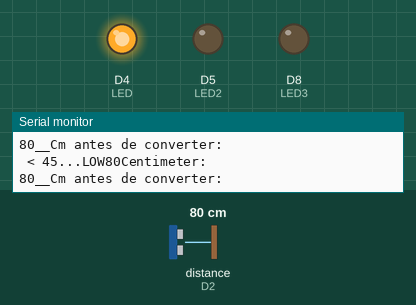
Recording of a sketch running on a simulated ESP8266 (NodeMCU). Shown: output pins drawn as LEDs (lit = HIGH), the last lines printed to the serial monitor. Wiring (inferred from the names in the program): ultrasonic range finder: trigger D1; echo D2. The test bench sets the inputs (shaded band); at power-on: distance to the obstacle (sensor on D2) 80 cm. The echo pulse lasts 58.3 µs per cm; pins used as bus, display or sensor lines are not drawn.

Above: at 1.2 s.
1.3 s: distance to the obstacle (sensor on D2) set to 33 cm
2.8 s: distance to the obstacle (sensor on D2) set to 27 cm
At 4.2 s:
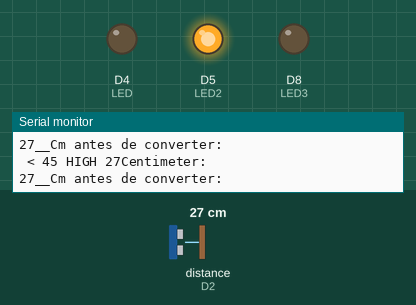
4.5 s: distance to the obstacle (sensor on D2) set to 35 cm
At 5.4 s:
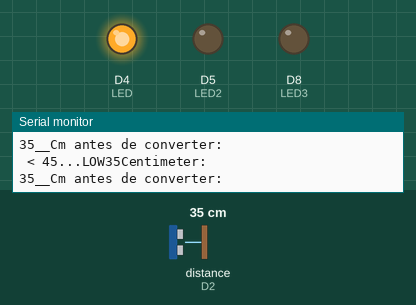
6.2 s: distance to the obstacle (sensor on D2) set to 2 cm
At 7.8 s:
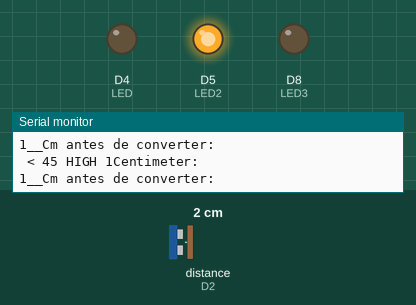
Timing chart, 0 to 9.0 s (numbered marks = the images above; inputs shaded):
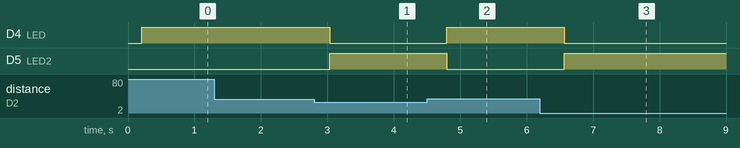

Measured:
- the behaviour switches between 31 and 30 cm on distance to the obstacle (sensor on D2) (found by bisection; images 0 and 1)
- after the input at 2.8 s, D4 (LED): HIGH → LOW after 0.24 s; D5 (LED2): LOW → HIGH after 0.24 s
- after the input at 4.5 s, D4 (LED): LOW → HIGH after 0.30 s; D5 (LED2): HIGH → LOW after 0.30 s
- after the input at 6.2 s, D4 (LED): HIGH → LOW after 0.36 s; D5 (LED2): LOW → HIGH after 0.36 s

The sketch:

COLEIRA_BOLINHA.ino
```cpp
//#include <ESP8266mDNS.h>  // For OTA with ESP8266
//#include <WiFiUdp.h>      // For OTA
//#include <ArduinoOTA.h>   // For OTA
#include <SPI.h>
#include <ESP.h>;
//#include <ESP8266WiFi.h>
//#include <BlynkSimpleEsp8266.h>
#include <SimpleTimer.h>
#define BLYNK_PRINT Serial

#define TRIGGER D1
#define ECHO    D2
int LED       = D4;
int LED2      = D5;
int LED3      = D8;

void setup()
{
  pinMode(LED, OUTPUT); // defina o pino digital como saída para o LED de conexão.
  pinMode(LED2, OUTPUT);
  pinMode(LED3, OUTPUT);
  pinMode(TRIGGER, OUTPUT);
  pinMode(ECHO, INPUT);
  pinMode(BUILTIN_LED, OUTPUT);
  Serial.begin(9600);

}

void loop()
{
  long duration, distance;
  digitalWrite(TRIGGER, LOW);
  delayMicroseconds(20);

  digitalWrite(TRIGGER, HIGH);
  delayMicroseconds(100);

  digitalWrite(TRIGGER, LOW);
  duration = pulseIn(ECHO, HIGH);
  distance = (duration/2) / 29.1;

  Serial.print(distance);
  Serial.println("__Cm antes de converter:");
  delay(200);
  //distance = map(distance,0,100,100,0);

   if (distance <=30)
   {
    digitalWrite(LED, LOW);
    digitalWrite(LED2, HIGH);
    digitalWrite(LED3, LOW);
    delay(150);
    Serial.print(" < 45 HIGH ");
   }
  else
  {
    digitalWrite(LED, HIGH);
    digitalWrite(LED2, LOW);
    digitalWrite(LED3, LOW);
    delay(150);
    Serial.print(" < 45...LOW");
   }

  Serial.print(distance);
  Serial.println("Centimeter:");
  distance = map(distance,0,100,100,00);
}
```
